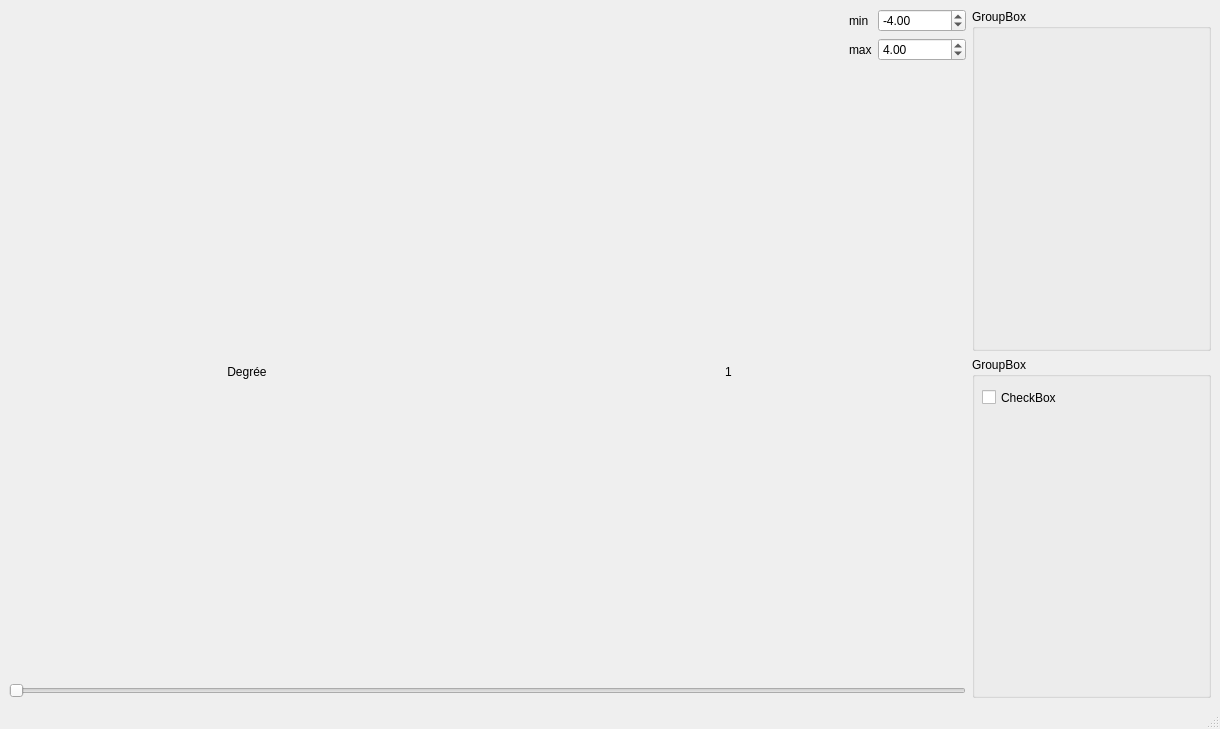
<?xml version="1.0" encoding="UTF-8"?>
<ui version="4.0">
 <class>MainWindow</class>
 <widget class="QMainWindow" name="MainWindow">
  <property name="geometry">
   <rect>
    <x>0</x>
    <y>0</y>
    <width>1220</width>
    <height>729</height>
   </rect>
  </property>
  <property name="windowTitle">
   <string>MainWindow</string>
  </property>
  <widget class="QWidget" name="centralwidget">
   <layout class="QHBoxLayout" name="horizontalLayout_6" stretch="4,1">
    <item>
     <layout class="QVBoxLayout" name="graph_part" stretch="1,20,2">
      <item>
       <layout class="QHBoxLayout" name="horizontalLayout_4" stretch="10,1">
        <item>
         <widget class="QLabel" name="Title">
          <property name="text">
           <string/>
          </property>
         </widget>
        </item>
        <item>
         <layout class="QGridLayout" name="gridLayout" rowstretch="0,0" columnstretch="0,0">
          <item row="1" column="0">
           <widget class="QLabel" name="label">
            <property name="text">
             <string>max</string>
            </property>
           </widget>
          </item>
          <item row="0" column="0">
           <widget class="QLabel" name="label_3">
            <property name="text">
             <string>min</string>
            </property>
           </widget>
          </item>
          <item row="0" column="1">
           <widget class="QDoubleSpinBox" name="input_min">
            <property name="minimum">
             <double>-1000000.000000000000000</double>
            </property>
            <property name="maximum">
             <double>1000000.000000000000000</double>
            </property>
            <property name="value">
             <double>-4.000000000000000</double>
            </property>
           </widget>
          </item>
          <item row="1" column="1">
           <widget class="QDoubleSpinBox" name="input_max">
            <property name="minimum">
             <double>-1000000.000000000000000</double>
            </property>
            <property name="maximum">
             <double>1000000.000000000000000</double>
            </property>
            <property name="value">
             <double>4.000000000000000</double>
            </property>
           </widget>
          </item>
         </layout>
        </item>
       </layout>
      </item>
      <item>
       <layout class="QVBoxLayout" name="display_graph"/>
      </item>
      <item>
       <layout class="QHBoxLayout" name="horizontalLayout" stretch="1,10">
        <item>
         <layout class="QVBoxLayout" name="verticalLayout_2" stretch="1,1">
          <item>
           <layout class="QHBoxLayout" name="horizontalLayout_2">
            <item>
             <widget class="QLabel" name="label_2">
              <property name="text">
               <string>Degrée</string>
              </property>
              <property name="alignment">
               <set>Qt::AlignmentFlag::AlignCenter</set>
              </property>
             </widget>
            </item>
            <item>
             <widget class="QLabel" name="output_degree">
              <property name="text">
               <string>1</string>
              </property>
              <property name="alignment">
               <set>Qt::AlignmentFlag::AlignCenter</set>
              </property>
             </widget>
            </item>
           </layout>
          </item>
          <item>
           <layout class="QHBoxLayout" name="horizontalLayout_3">
            <item>
             <widget class="QSlider" name="input_input">
              <property name="minimum">
               <number>1</number>
              </property>
              <property name="maximum">
               <number>6</number>
              </property>
              <property name="orientation">
               <enum>Qt::Orientation::Horizontal</enum>
              </property>
             </widget>
            </item>
           </layout>
          </item>
         </layout>
        </item>
        <item>
         <layout class="QHBoxLayout" name="input_layout"/>
        </item>
       </layout>
      </item>
     </layout>
    </item>
    <item>
     <layout class="QVBoxLayout" name="output_part">
      <item>
       <widget class="QGroupBox" name="groupBox_2">
        <property name="title">
         <string>GroupBox</string>
        </property>
        <widget class="QLabel" name="point_value_output">
         <property name="geometry">
          <rect>
           <x>10</x>
           <y>30</y>
           <width>141</width>
           <height>16</height>
          </rect>
         </property>
         <property name="text">
          <string/>
         </property>
        </widget>
       </widget>
      </item>
      <item>
       <widget class="QGroupBox" name="groupBox">
        <property name="title">
         <string>GroupBox</string>
        </property>
        <widget class="QCheckBox" name="checkBox">
         <property name="geometry">
          <rect>
           <x>10</x>
           <y>30</y>
           <width>77</width>
           <height>21</height>
          </rect>
         </property>
         <property name="text">
          <string>CheckBox</string>
         </property>
        </widget>
       </widget>
      </item>
     </layout>
    </item>
   </layout>
  </widget>
  <widget class="QMenuBar" name="menubar">
   <property name="geometry">
    <rect>
     <x>0</x>
     <y>0</y>
     <width>1220</width>
     <height>21</height>
    </rect>
   </property>
  </widget>
  <widget class="QStatusBar" name="statusbar"/>
 </widget>
 <resources/>
 <connections/>
</ui>
